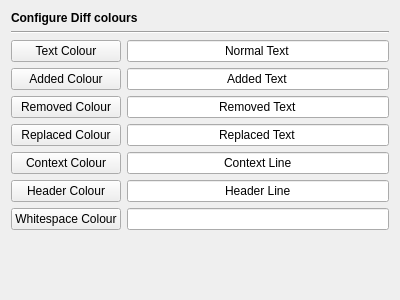
<?xml version="1.0" encoding="UTF-8"?>
<ui version="4.0">
 <class>DiffColoursPage</class>
 <widget class="QWidget" name="DiffColoursPage">
  <property name="geometry">
   <rect>
    <x>0</x>
    <y>0</y>
    <width>400</width>
    <height>300</height>
   </rect>
  </property>
  <layout class="QVBoxLayout" name="verticalLayout">
   <item>
    <widget class="QLabel" name="headerLabel">
     <property name="text">
      <string>&lt;b&gt;Configure Diff colours&lt;/b&gt;</string>
     </property>
    </widget>
   </item>
   <item>
    <widget class="Line" name="line1">
     <property name="frameShape">
      <enum>QFrame::HLine</enum>
     </property>
     <property name="frameShadow">
      <enum>QFrame::Sunken</enum>
     </property>
     <property name="orientation">
      <enum>Qt::Horizontal</enum>
     </property>
    </widget>
   </item>
   <item>
    <layout class="QGridLayout" name="gridLayout">
     <item row="5" column="0">
      <widget class="QPushButton" name="headerButton">
       <property name="toolTip">
        <string>Select the background colour for header lines</string>
       </property>
       <property name="text">
        <string>Header Colour</string>
       </property>
      </widget>
     </item>
     <item row="5" column="1">
      <widget class="QLineEdit" name="headerSample">
       <property name="focusPolicy">
        <enum>Qt::NoFocus</enum>
       </property>
       <property name="text">
        <string>Header Line</string>
       </property>
       <property name="alignment">
        <set>Qt::AlignHCenter</set>
       </property>
       <property name="readOnly">
        <bool>true</bool>
       </property>
      </widget>
     </item>
     <item row="6" column="0">
      <widget class="QPushButton" name="whitespaceButton">
       <property name="toolTip">
        <string>Select the background colour for bad whitespace</string>
       </property>
       <property name="text">
        <string>Whitespace Colour</string>
       </property>
      </widget>
     </item>
     <item row="6" column="1">
      <widget class="QLineEdit" name="whitespaceSample">
       <property name="focusPolicy">
        <enum>Qt::NoFocus</enum>
       </property>
       <property name="alignment">
        <set>Qt::AlignHCenter</set>
       </property>
       <property name="readOnly">
        <bool>true</bool>
       </property>
      </widget>
     </item>
     <item row="0" column="0">
      <widget class="QPushButton" name="textButton">
       <property name="toolTip">
        <string>Select the text foreground colour</string>
       </property>
       <property name="text">
        <string>Text Colour</string>
       </property>
      </widget>
     </item>
     <item row="0" column="1">
      <widget class="QLineEdit" name="textSample">
       <property name="focusPolicy">
        <enum>Qt::NoFocus</enum>
       </property>
       <property name="text">
        <string>Normal Text</string>
       </property>
       <property name="alignment">
        <set>Qt::AlignHCenter</set>
       </property>
       <property name="readOnly">
        <bool>true</bool>
       </property>
      </widget>
     </item>
     <item row="1" column="0">
      <widget class="QPushButton" name="addedButton">
       <property name="toolTip">
        <string>Select the background colour for additions</string>
       </property>
       <property name="text">
        <string>Added Colour</string>
       </property>
      </widget>
     </item>
     <item row="1" column="1">
      <widget class="QLineEdit" name="addedSample">
       <property name="focusPolicy">
        <enum>Qt::NoFocus</enum>
       </property>
       <property name="text">
        <string>Added Text</string>
       </property>
       <property name="alignment">
        <set>Qt::AlignHCenter</set>
       </property>
       <property name="readOnly">
        <bool>true</bool>
       </property>
      </widget>
     </item>
     <item row="2" column="0">
      <widget class="QPushButton" name="removedButton">
       <property name="toolTip">
        <string>Select the background colour for removed text</string>
       </property>
       <property name="text">
        <string>Removed Colour</string>
       </property>
      </widget>
     </item>
     <item row="2" column="1">
      <widget class="QLineEdit" name="removedSample">
       <property name="focusPolicy">
        <enum>Qt::NoFocus</enum>
       </property>
       <property name="text">
        <string>Removed Text</string>
       </property>
       <property name="alignment">
        <set>Qt::AlignHCenter</set>
       </property>
       <property name="readOnly">
        <bool>true</bool>
       </property>
      </widget>
     </item>
     <item row="3" column="0">
      <widget class="QPushButton" name="replacedButton">
       <property name="toolTip">
        <string>Select the background colour for replaced text</string>
       </property>
       <property name="text">
        <string>Replaced Colour</string>
       </property>
      </widget>
     </item>
     <item row="3" column="1">
      <widget class="QLineEdit" name="replacedSample">
       <property name="focusPolicy">
        <enum>Qt::NoFocus</enum>
       </property>
       <property name="text">
        <string>Replaced Text</string>
       </property>
       <property name="alignment">
        <set>Qt::AlignHCenter</set>
       </property>
       <property name="readOnly">
        <bool>true</bool>
       </property>
      </widget>
     </item>
     <item row="4" column="0">
      <widget class="QPushButton" name="contextButton">
       <property name="toolTip">
        <string>Select the background colour for context lines</string>
       </property>
       <property name="text">
        <string>Context Colour</string>
       </property>
      </widget>
     </item>
     <item row="4" column="1">
      <widget class="QLineEdit" name="contextSample">
       <property name="focusPolicy">
        <enum>Qt::NoFocus</enum>
       </property>
       <property name="text">
        <string>Context Line</string>
       </property>
       <property name="alignment">
        <set>Qt::AlignHCenter</set>
       </property>
       <property name="readOnly">
        <bool>true</bool>
       </property>
      </widget>
     </item>
    </layout>
   </item>
   <item>
    <spacer name="verticalSpacer">
     <property name="orientation">
      <enum>Qt::Vertical</enum>
     </property>
     <property name="sizeHint" stdset="0">
      <size>
       <width>20</width>
       <height>46</height>
      </size>
     </property>
    </spacer>
   </item>
  </layout>
 </widget>
 <resources/>
 <connections/>
</ui>
